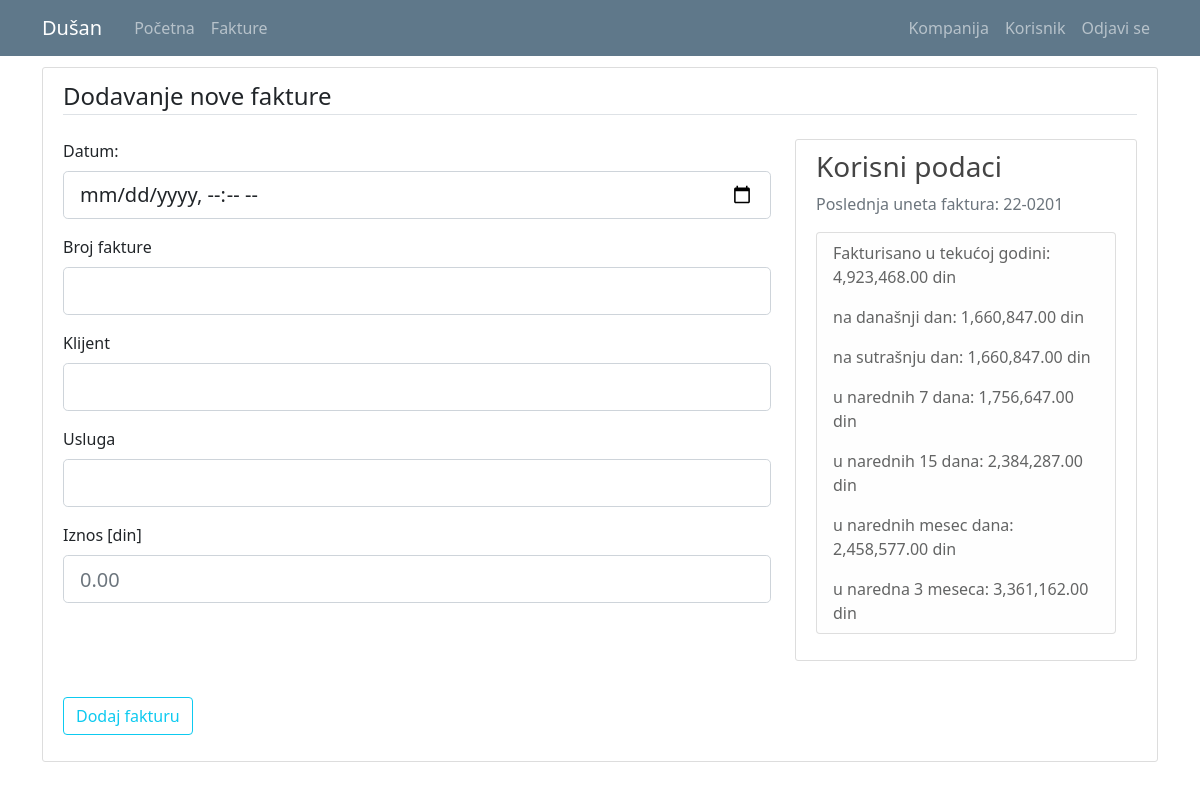
Page /register_i (signed in) on the earlier database version.
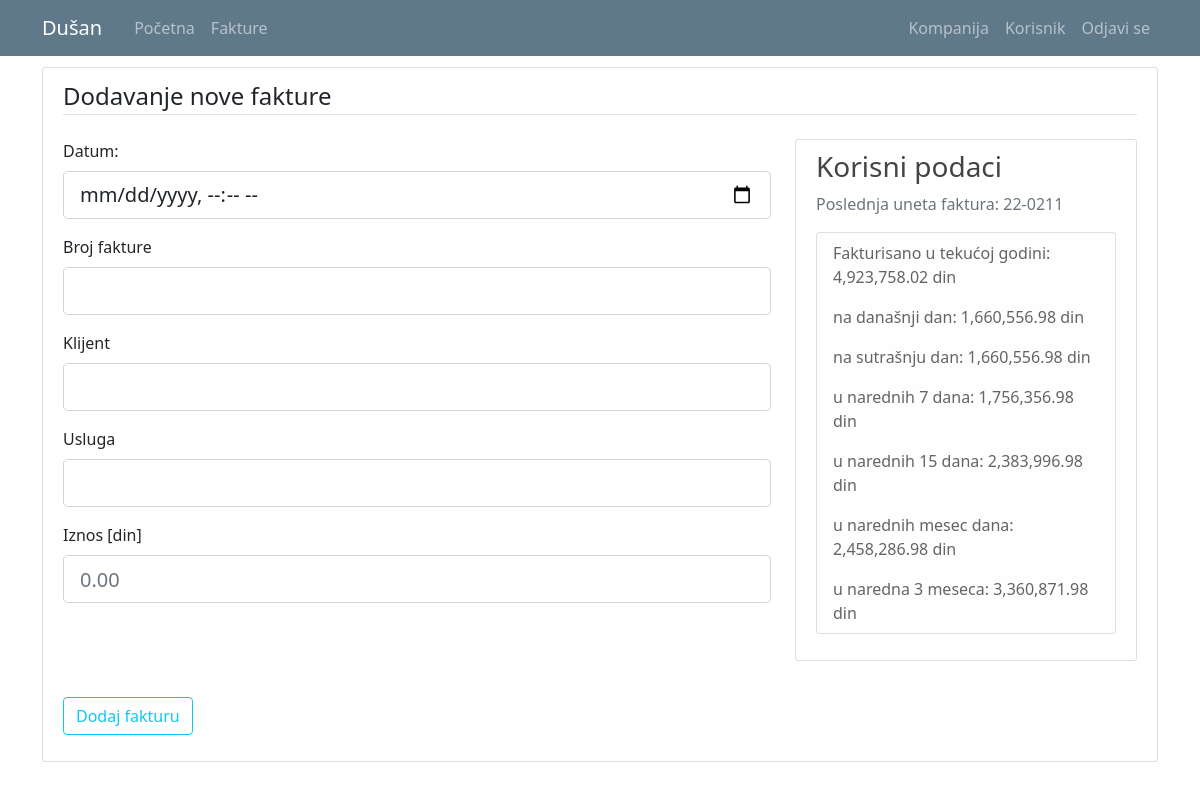
Same page on the later database version.
### kpo/models.py (models this page shows, shortened)
class User(db.Model, UserMixin):
    id = db.Column(db.Integer, primary_key=True)
    email = db.Column(db.String(120), unique=True, nullable=False)
    password = db.Column(db.String(60), nullable = False)
    name = db.Column(db.String(20), unique=False, nullable=False)
    surname = db.Column(db.String(20), unique=False, nullable=False)
    workplace = db.Column(db.String(20), unique=False, nullable=False)
    authorization = db.Column(db.String(20), nullable = False) # ovde treba da budu tipovi korisnika: S_admin, C_admin, C_user
    gender = db.Column(db.String(1)) #(0, "srednji"), (1, "muški"), (2, "ženski")
    company_id = db.Column(db.Integer, db.ForeignKey('company.id'), nullable=True)
    invoices = db.relationship('Invoice', backref='invoice_user', lazy=True)

class Invoice(db.Model):
    id = db.Column(db.Integer, primary_key=True)
    date = db.Column(db.Date, nullable=False)
    invoice_number = db.Column(db.String(7), nullable=False)
    customer = db.Column(db.String(70), nullable=False)
    service = db.Column(db.String(70), nullable=True) #usluga
    amount = db.Column(db.Float, nullable=False)
    company_id = db.Column(db.Integer, db.ForeignKey('company.id'), nullable=True)
    user_id = db.Column(db.Integer, db.ForeignKey('user.id'), nullable=True)
    cancelled = db.Column(db.Boolean(), default=False, nullable=False)

### kpo/invoices/routes.py (the view, shortened to what this page needs)
@invoices.route("/register_i", methods=['GET', 'POST'])
def register_i():
    if current_user.is_authenticated and (current_user.authorization != 'c_admin' and current_user.authorization != 's_admin'):
        return redirect(url_for('main.home'))
    data = DashboardData(current_user.user_company.id)
    print(data.last_input.invoice_number)
    form = RegistrationInvoiceForm()
    form.reset()
    return render_template('register_i.html', title='Register New Vehicle', form=form, data=data)

### kpo/invoices/forms.py
class RegistrationInvoiceForm(FlaskForm):
    date = DateField('Datum: ', format='%Y-%m-%dT%H:%M', validators=[DataRequired()])
    invoice_number = StringField('Broj fakture', validators=[DataRequired(), Length(min=7, max=7)])
    customer = StringField('Klijent', validators=[DataRequired(), Length(min=2, max=50)])
    service = StringField('Usluga', validators=[Length(min=0, max=80)])
    amount = DecimalField('Iznos [din]', validators=[DataRequired()])
    company_id = SelectField('Company ID', choices=[(c.id, c.companyname) for c in db.session.query(Company.id,Company.companyname).order_by('companyname').all()])
    user_id = SelectField('User ID', choices=[(u.id, u.name + " " + u.surname) for u in db.session.query(User.id,User.name,User.surname).order_by('name').all()]) #Company.query.all()  vs  [(1, 'Helios'),(2, 'Metalac')]
    submit = SubmitField('Dodaj fakturu')
    def reset(self):
        self.__init__()

### kpo/models.py (called while the page is built)
@login_manager.user_loader
def load_user(user_id):
    return User.query.get(int(user_id))

### kpo/templates/register_i.html (shortened to what this page needs)
{% extends "layout.html" %}
{% block content %}
<div class="content-section">
    <form method="POST" action="">
        <fieldset class="form-group">
            <legend class="border-bottom mb-4">Dodavanje nove fakture</legend>
            <div class="row">
              <div class="col-md-8">
                <div class="form-group">
                    {{ form.date.label(class="form-control-label") }}
                    {% if form.date.errors %}
                        {{ form.date(class="form-control form-control-lg is-invalid") }}
                        <div class="invalid-feedback">
                            {% for error in form.date.errors %}
                                <span>{{ error }}</span>
                            {% endfor %}
                        </div>
                    {% else %}
                        {{ form.date(class="form-control form-control-lg", type="datetime-local") }}
                    {% endif %}
                </div>
                <div class="form-group">
                    {{ form.invoice_number.label(class="form-control-label") }}
                    {% if form.invoice_number.errors %}
                        {{ form.invoice_number(class="form-control form-control-lg is-invalid") }}
                        <div class="invalid-feedback">
                            {% for error in form.invoice_number.errors %}
                                <span>{{ error }}</span>
                            {% endfor %}
                        </div>
                    {% else %}
                        {{ form.invoice_number(class="form-control form-control-lg") }}
                    {% endif %}
                </div>
                <div class="form-group">
                    {{ form.customer.label(class="form-control-label") }}
                    {% if form.customer.errors %}
                        {{ form.customer(class="form-control form-control-lg is-invalid") }}
                        <div class="invalid-feedback">
                            {% for error in form.customer.errors %}
                                <span>{{ error }}</span>
                            {% endfor %}
                        </div>
                    {% else %}
                        {{ form.customer(class="form-control form-control-lg") }}
                    {% endif %}
                </div>
                <div class="form-group">
                    {{ form.service.label(class="form-control-label") }}
                    {% if form.service.errors %}
                        {{ form.service(class="form-control form-control-lg is-invalid") }}
                        <div class="invalid-feedback">
                            {% for error in form.service.errors %}
                                <span>{{ error }}</span>
                            {% endfor %}
                        </div>
                    {% else %}
                        {{ form.service(class="form-control form-control-lg") }}
                    {% endif %}
                </div>
                <div class="form-group">
                    {{ form.amount.label(class="form-control-label") }}
                    {% if form.amount.errors %}
                        {{ form.amount(class="form-control form-control-lg is-invalid") }}
                        <div class="invalid-feedback">
                            {% for error in form.amount.errors %}
                                <span>{{ error }}</span>
                            {% endfor %}
                        </div>
                    {% else %}
                        {{ form.amount(class="form-control form-control-lg", placeholder="0.00", type="number", step="0.01") }}
                    {% endif %}
                </div>
              </div>
              <div class="col-md-4">
                <div class="content-section">
                  <h3>Korisni podaci</h3>
                  <p class='text-muted'> Poslednja uneta faktura: {{data.last_input.invoice_number}}
                    <ul class="list-group">
                      <li class="list-group-item list-group-item-light">Fakturisano u tekućoj godini: {{ '{:,.2f}'.format(data.limit -data.razlika[0] + 2000000) }} din</li>
                      <li class="list-group-item list-group-item-light">na današnji dan: {{ '{:,.2f}'.format(data.razlika[1]) }} din</li>
                      <li class="list-group-item list-group-item-light">na sutrašnju dan: {{ '{:,.2f}'.format(data.razlika[2]) }} din</li>
                      <li class="list-group-item list-group-item-light">u narednih 7 dana: {{ '{:,.2f}'.format(data.razlika[3]) }} din</li>
                      <li class="list-group-item list-group-item-light">u narednih 15 dana: {{ '{:,.2f}'.format(data.razlika[4]) }} din</li>
                      <li class="list-group-item list-group-item-light">u narednih mesec dana: {{ '{:,.2f}'.format(data.razlika[5]) }} din</li>
                      <li class="list-group-item list-group-item-light">u naredna 3 meseca: {{ '{:,.2f}'.format(data.razlika[6]) }} din</li>
                    </ul>
                  </p>
                </div>
              </div>
            </div>
        </fieldset>
        <div class="form-group">
      {{ form.submit(class="btn btn-outline-info") }}
    </div>
  </form>
</div>
{% endblock content%}

### kpo/templates/layout.html (shortened to what this page needs)
<!doctype html>
<html lang="en">
  <head>
    <link rel="stylesheet" href="https://cdn.jsdelivr.net/npm/bootstrap@4.3.1/dist/css/bootstrap.min.css">
    <link rel="stylesheet" type="text/css" href="{{ url_for('static', filename='main.css') }}">
    <link href="https://cdn.jsdelivr.net/npm/bootstrap@5.0.1/dist/css/bootstrap.min.css" rel="stylesheet">
    <link rel="stylesheet" type="text/css" href="https://cdn.datatables.net/1.10.25/css/dataTables.bootstrap5.css">
  </head>
  <body>
    <header class="site-header">
      <nav class="navbar navbar-expand-md navbar-dark bg-steel fixed-top">
        <div class="container">
          <a class="navbar-brand mr-4" href="/">{{ current_user.name }}</a>
          <div class="collapse navbar-collapse" id="navbarToggle">
            <div class="navbar-nav mr-auto">
              {% if current_user.is_authenticated %}
                <a class="nav-item nav-link" href="{{ url_for('main.home') }}">Početna</a>
                <a class="nav-item nav-link" href="{{ url_for('invoices.invoice_list') }}">Fakture</a>
              {% else %}
                <a class="nav-item nav-link" href="{{ url_for('main.home') }}">Početna</a>
                <a class="nav-item nav-link" href="{{ url_for('main.about') }}">O softveru</a>
              {% endif %}
            </div>
            <div class="navbar-nav">
              {% if current_user.is_authenticated %}
                {% if current_user.authorization == 's_admin' %}
                  <a class="nav-item nav-link" href="{{ url_for('companys.company_list') }}">Kompanija</a>
                  <a class="nav-item nav-link" href="{{ url_for('users.user_list') }}">Korisnik</a>
                  <a class="nav-item nav-link" href="{{ url_for('users.logout') }}">Odjavi se</a>
                {% elif current_user.authorization == 'c_admin'%}
                  <a class="nav-item nav-link" href="{{ url_for('companys.company_list') }}">Kompanija</a>
                  <a class="nav-item nav-link" href="{{ url_for('users.user_list') }}">Korisnik</a>
                  <a class="nav-item nav-link" href="{{ url_for('users.logout') }}">Odjavi se</a>
                {% else %}
                  <a class="nav-item nav-link" href="{{ url_for('users.user_list') }}">Korisnik</a>
                  <a class="nav-item nav-link" href="{{ url_for('users.logout') }}">Odjavi se</a>
                {% endif %}
              {% else %}
                <a class="nav-item nav-link" href="{{ url_for('users.login') }}">Prijavite se</a>
              {% endif %}
            </div>
          </div>
        </div>
      </nav>
    </header>
    <main role="main" class="container">
      <div class="row">
        <div class="">
          {% block content %}{% endblock %}
        </div>
      </div>
    </main>
  </body>
</html>

### kpo/static/main.css (style rules this page uses)
body { background: #fafafa; color: #333333; margin-top: 5rem; }
h1, h2, h3, h4, h5, h6 { color: #444444; }
.bg-steel { background-color: #5f788a; }
.site-header .navbar-nav .nav-link { color: #cbd5db; }
.content-section { background: #ffffff; padding: 10px 20px; border: 1px solid #dddddd; border-radius: 3px; margin-bottom: 20px; }

Differences in the rows shown:
no longer on this page (row unchanged): Invoice: last_input.invoice_number "22-0201"
added Invoice: last_input.invoice_number "22-0211"
Other differences:
{{ '{:,.2f}'.format(data.limit -data.razlika[0] + 2000000) }}: "4,923,468.00" → "4,923,758.02"
{{ '{:,.2f}'.format(data.razlika[1]) }}: "1,660,847.00" → "1,660,556.98"
{{ '{:,.2f}'.format(data.razlika[2]) }}: "1,660,847.00" → "1,660,556.98"
{{ '{:,.2f}'.format(data.razlika[3]) }}: "1,756,647.00" → "1,756,356.98"
{{ '{:,.2f}'.format(data.razlika[4]) }}: "2,384,287.00" → "2,383,996.98"
{{ '{:,.2f}'.format(data.razlika[5]) }}: "2,458,577.00" → "2,458,286.98"
{{ '{:,.2f}'.format(data.razlika[6]) }}: "3,361,162.00" → "3,360,871.98"
